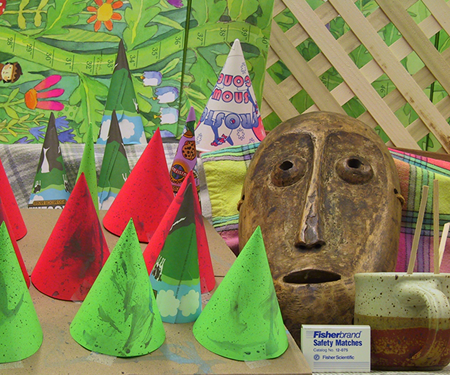
#> input picture images/left.ppm, 450 x 375 px; its folder holds only this picture in this run
$ python -i task2_xray_sharpen.py   (imports and definitions only)
#> lines starting #> are read from the running program, lines starting #| are printed output that depends on the picture
import cv2
import numpy as np
import matplotlib.pyplot as plt


# [6 lines left out: function pipline_global, not called in this run]


def pipline_adaptive(image):
    clahe = cv2.createCLAHE(clipLimit=2.0, tileGridSize=(8, 8))
    cimg = clahe.apply(image)
    gauss = cv2.GaussianBlur(cimg, (0, 0), 2.0)
    unsharp = cv2.addWeighted(cimg, 1.5, gauss, -0.5, 0)
    return unsharp


# [52 lines left out: functions pipeline_frequency_natural, pipeline_enhance_xray, compare_results, not called in this run]

>>> import cv2
>>> picture = cv2.imread('../../images/left.ppm', cv2.IMREAD_GRAYSCALE)
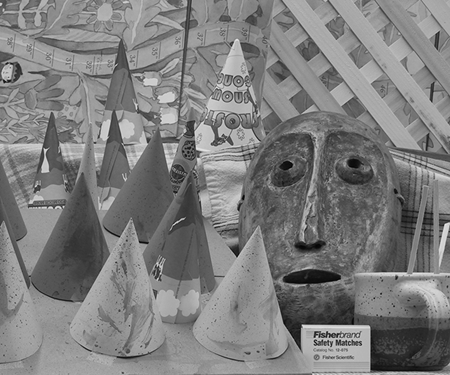
#> picture: shape (375, 450); min 0, max 235, mean 125.5
>>> result = pipline_adaptive(picture)
#> in pipline_adaptive, `cimg = clahe.apply(image)`:
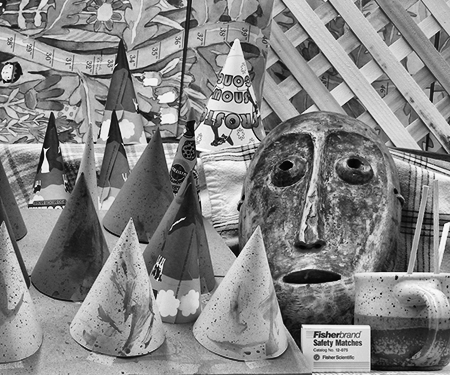
#> cimg: shape (375, 450); min 0, max 254, mean 132.9
#> in pipline_adaptive, `gauss = cv2.GaussianBlur(cimg, (0, 0), 2.0)`:
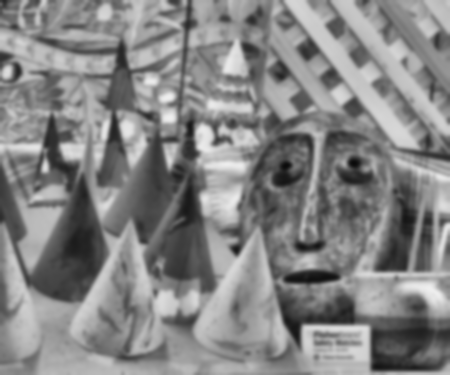
#> gauss: shape (375, 450); min 10, max 239, mean 132.9
#> in pipline_adaptive, `unsharp = cv2.addWeighted(cimg, 1.5, gauss, -0.5, 0)`:
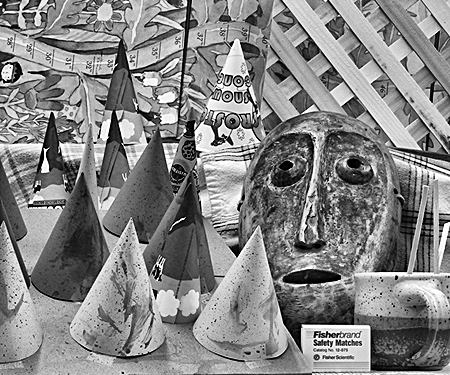
#> unsharp: shape (375, 450); min 0, max 255, mean 132.9

$ run again, on images/right.ppm
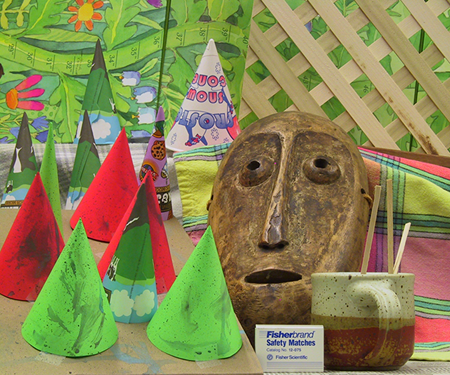
#> input picture images/right.ppm, 450 x 375 px
#> in pipline_adaptive, `gauss = cv2.GaussianBlur(cimg, (0, 0), 2.0)`:
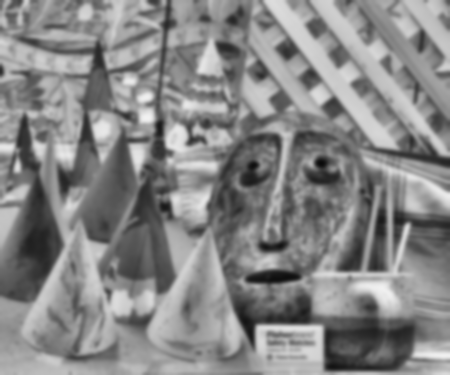
#> gauss: shape (375, 450); min 10, max 241, mean 134.5
#> in pipline_adaptive, `unsharp = cv2.addWeighted(cimg, 1.5, gauss, -0.5, 0)`:
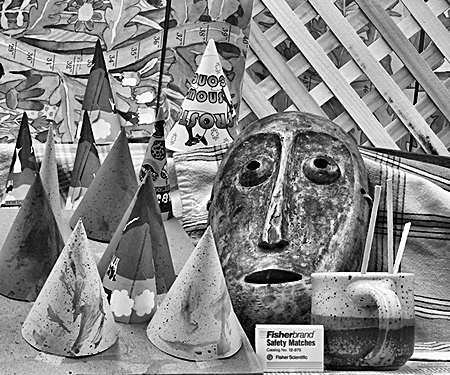
#> unsharp: shape (375, 450); min 0, max 255, mean 134.5
